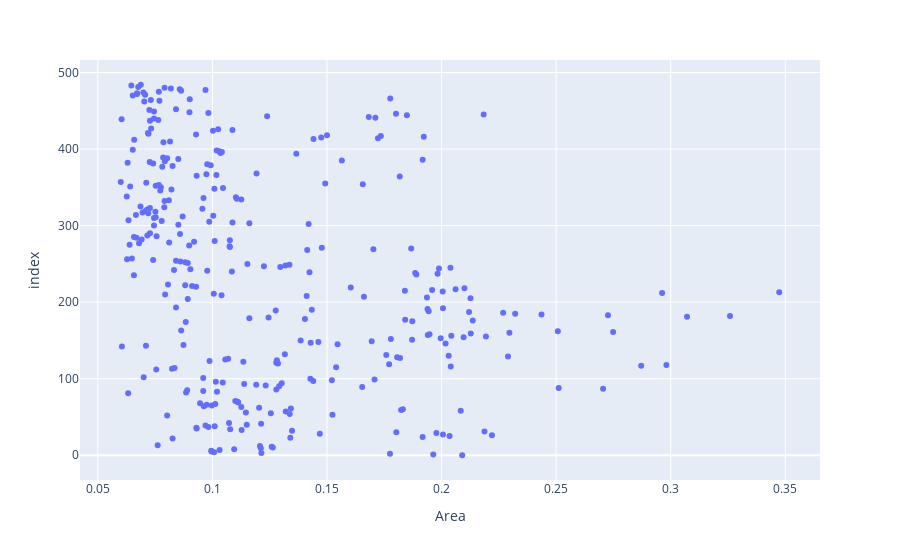

Write notebook code for a chart like this one.
### Code cell
# create a plotly visualization using plotly express
fig = px.scatter(Table_unhealthy, x='Area', y=Table_unhealthy.index)

# show the plot
fig.show()

### Figure 1 — Plotly figure (JSON) as saved in the notebook; plotly's stock layout.template omitted (floating-point values rounded to 4 significant figures; data arrays with more than 128 entries replaced by an {"elided": "..."} marker saying what was removed)
{"data": [{"hovertemplate": "Area=%{x}<br>index=%{y}<extra></extra>", "legendgroup": "", "marker": {"color": "#636efa", "symbol": "circle"}, "mode": "markers", "name": "", "orientation": "v", "showlegend": false, "type": "scatter", "x": {"elided": "318 float values"}, "xaxis": "x", "y": {"elided": "318 int values"}, "yaxis": "y"}], "layout": {"legend": {"tracegroupgap": 0}, "margin": {"t": 60}, "xaxis": {"anchor": "y", "domain": [0, 1], "title": {"text": "Area"}}, "yaxis": {"anchor": "x", "domain": [0, 1], "title": {"text": "index"}}}}
